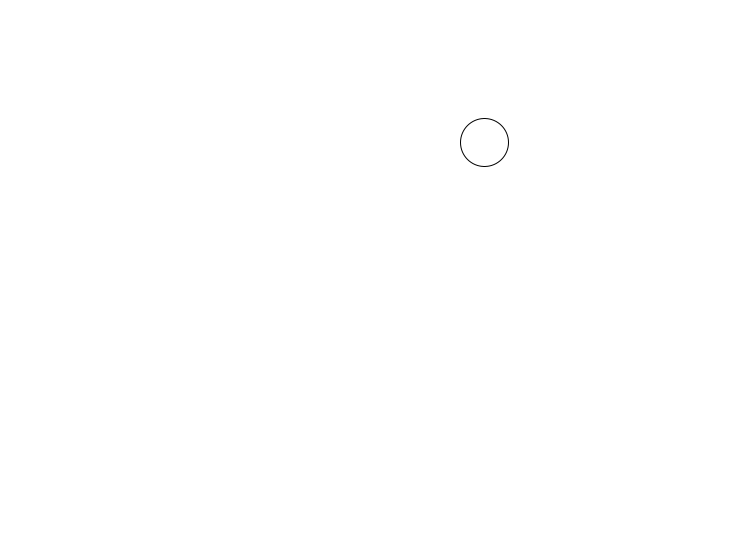
Frame 1 (no input)
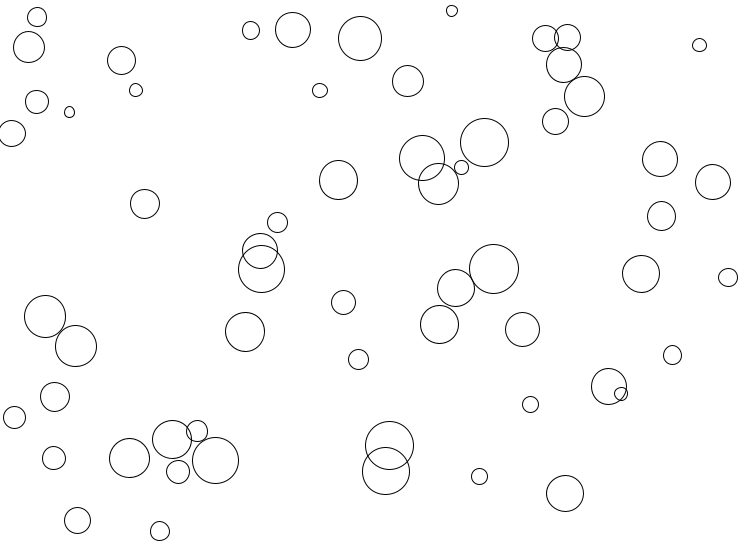
Frame 60 (the mouse pressed at the canvas centre just before this capture)
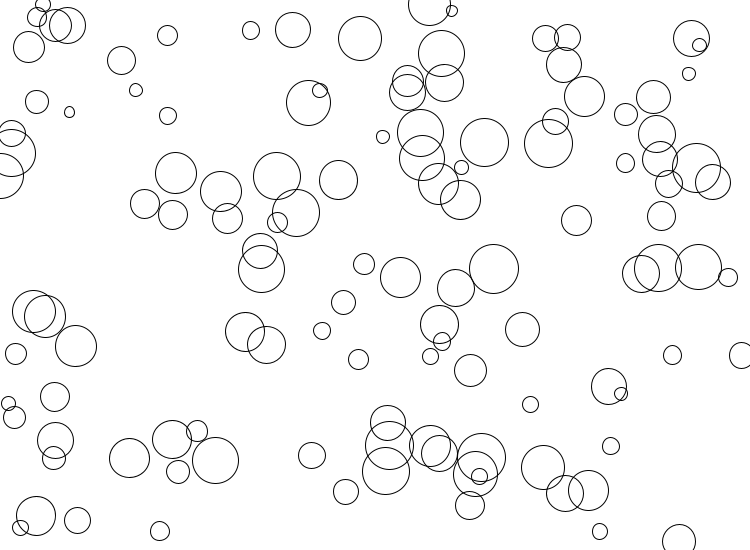
Frame 120 (the mouse held since frame 60 and released just before this capture)

The Processing sketch that drew these frames (run headless with seeded random() and noise(); from frame 60 on, the mouse is pressed at the canvas centre):

// Processing sketch: RandomCircles
// ── RandomCircles.pde
// runs once
void setup() {
  // canvas size
  size(750, 550);
  // drawing characteristics for shapes
  noFill();
  strokeWeight(1); // 1 pixel border
  background(255); // white background
}

void draw() {
  // random position
  float x = random(0, width);
  float y = random(0, height);
  // random size
  float diameter = random(10, 50);
  // draw circle
  ellipse(x, y, diameter, diameter);
}
